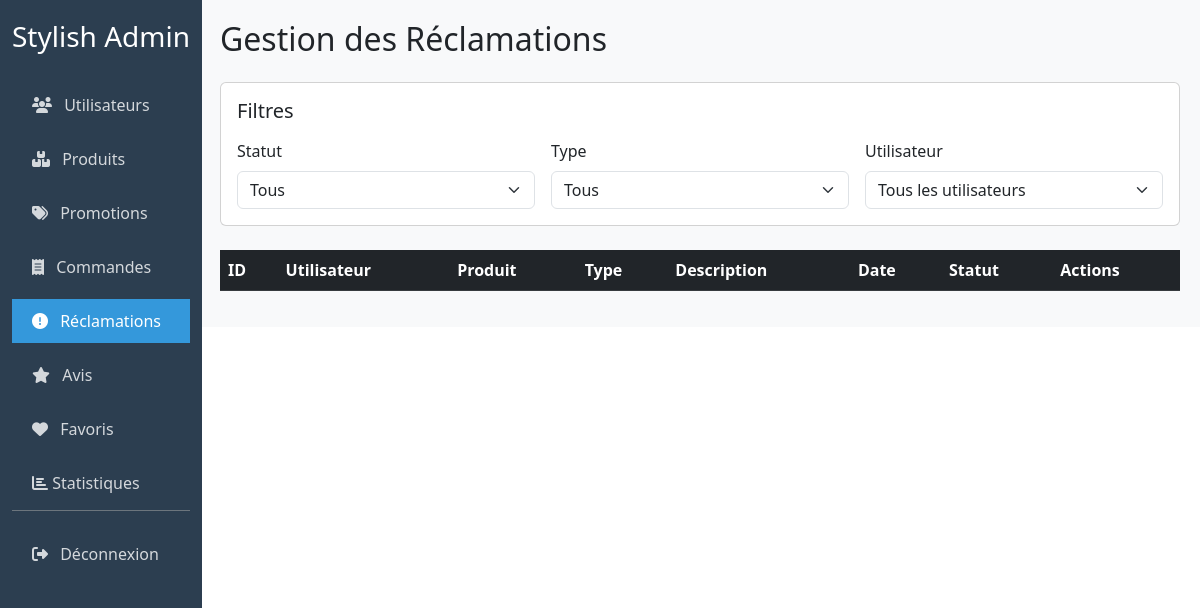
The app's page /BO/reclamations.php (signed in), older data.
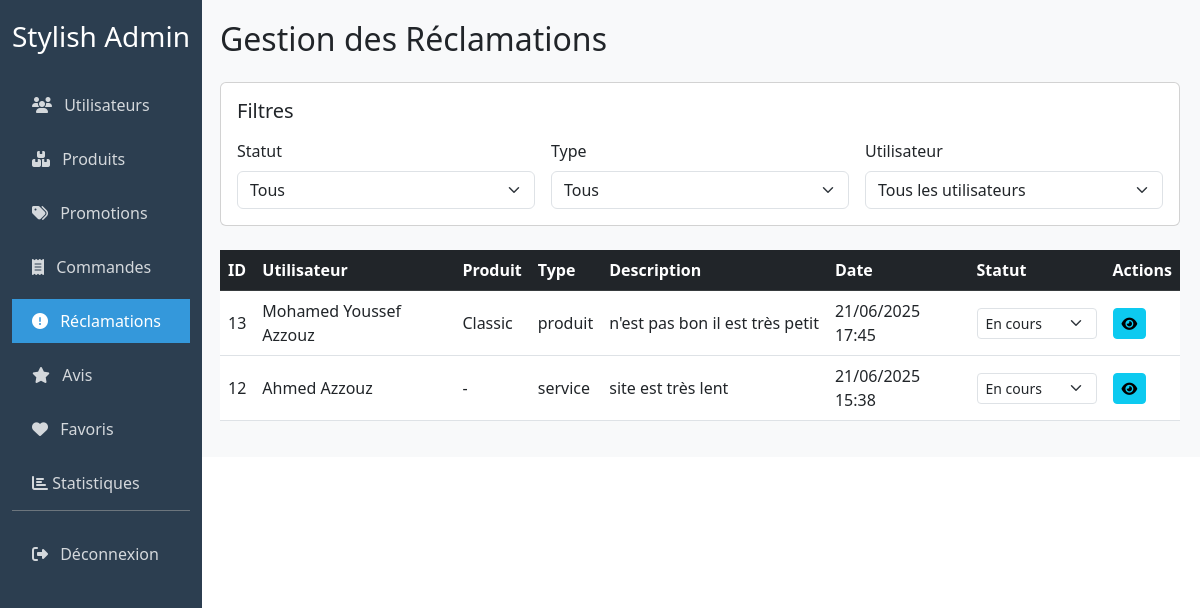
The same page, newer data.
### tables this page shows
CREATE TABLE `reclamation` (
  `id` int(11) NOT NULL,
  `id_user` int(5) NOT NULL,
  `id_produit` int(11) DEFAULT NULL,
  `type` enum('produit','livraison','service','paiement','autre') NOT NULL,
  `description` text NOT NULL,
  `date_creation` datetime NOT NULL DEFAULT current_timestamp(),
  `date_modification` datetime DEFAULT NULL ON UPDATE current_timestamp(),
  `statut` enum('nouveau','en cours','résolu') NOT NULL DEFAULT 'nouveau'
);

CREATE TABLE `produit` (
  `id` int(11) NOT NULL,
  `nom` varchar(255) NOT NULL,
  `marque` varchar(26) NOT NULL,
  `catégorie` enum('homme','femme','enfant') NOT NULL,
  `type` enum('running','casual') NOT NULL,
  `couleur` varchar(33) NOT NULL,
  `description` varchar(211) NOT NULL,
  `statut` enum('en stock','en promotion','rupture de stock') NOT NULL,
  `prix` float NOT NULL,
  `quantité` int(19) NOT NULL,
  `date_ajout` datetime NOT NULL,
  `date_modification` datetime DEFAULT NULL,
  `id_promotion` int(3) DEFAULT NULL
);

### BO/reclamations.php (the view, shortened to what this page needs)
<?php
$active_page = 'claims';
$host = 'localhost';
$dbname = 'stylish';
$username = 'root';
$password = '';
try {
    $pdo = new PDO("mysql:host=$host;dbname=$dbname", $username, $password);
    $pdo->setAttribute(PDO::ATTR_ERRMODE, PDO::ERRMODE_EXCEPTION);
    $pdo->exec("SET NAMES utf8");
} catch(PDOException $e) {
    die("Erreur de connexion : " . $e->getMessage());
}
$stmt = $pdo->query("
    SELECT
        r.id, r.description, r.date_creation, r.statut, r.type, r.id_user,
        CONCAT(u.prenom, ' ', u.nom) AS user_name,
        u.image AS user_image,
        u.email AS user_email,
        p.nom AS product_name
    FROM reclamation r
    JOIN user u ON r.id_user = u.id
    LEFT JOIN produit p ON r.id_produit = p.id
    ORDER BY r.date_creation DESC
");
$reclamations = $stmt->fetchAll(PDO::FETCH_ASSOC);
?>
<!DOCTYPE html>
<html lang="fr">
<head>
    <link href="https://cdn.jsdelivr.net/npm/bootstrap@5.3.0/dist/css/bootstrap.min.css" rel="stylesheet">
    <link rel="stylesheet" href="https://cdnjs.cloudflare.com/ajax/libs/font-awesome/6.4.0/css/all.min.css">
    <link rel="stylesheet" href="css/admin-style.css">
</head>
<body>
    <div class="container-fluid">
        <div class="row">
            <?php include 'sidebar.php'; ?>
            <div class="col-md-9 col-lg-10 main-content">
                <h2 class="mb-4">Gestion des Réclamations</h2>
                <div class="card mb-4">
                    <div class="card-body">
                        <h5 class="card-title mb-3">Filtres</h5>
                        <div class="row g-3">
                            <div class="col-md-4">
                                <label class="form-label">Statut</label>
                                <select class="form-select filter-select" id="statusFilter">
                                    <option value="">Tous</option>
                                </select>
                            </div>
                            <div class="col-md-4">
                                <label class="form-label">Type</label>
                                <select class="form-select filter-select" id="typeFilter">
                                    <option value="">Tous</option>
                                </select>
                            </div>
                            <div class="col-md-4">
                                <label class="form-label">Utilisateur</label>
                                <select class="form-select filter-select" id="userFilter">
                                    <option value="">Tous les utilisateurs</option>
                                </select>
                            </div>
                        </div>
                    </div>
                </div>
                <div class="table-responsive">
                    <table class="table table-hover">
                        <thead class="table-dark">
                            <tr>
                                <th>ID</th>
                                <th>Utilisateur</th>
                                <th>Produit</th>
                                <th>Type</th>
                                <th>Description</th>
                                <th>Date</th>
                                <th>Statut</th>
                                <th>Actions</th>
                            </tr>
                        </thead>
                        <tbody id="reclamationsTableBody">
                            <?php foreach ($reclamations as $r): ?>
                                <tr class="reclamation-row"
                                    data-status="<?php echo $r['statut']; ?>"
                                    data-type="<?php echo $r['type']; ?>"
                                    data-date="<?php echo date('Y-m-d', strtotime($r['date_creation'])); ?>"
                                    data-user-id="<?php echo $r['id_user']; ?>">
                                    <td><?php echo $r['id']; ?></td>
                                    <td><?php echo htmlspecialchars($r['user_name']); ?></td>
                                    <td><?php echo htmlspecialchars($r['product_name'] ?: '-'); ?></td>
                                    <td><?php echo htmlspecialchars($r['type']); ?></td>
                                    <td class="description-cell" title="<?php echo htmlspecialchars($r['description']); ?>">
                                        <?php echo htmlspecialchars($r['description']); ?>
                                    </td>
                                    <td><?php echo date('d/m/Y H:i', strtotime($r['date_creation'])); ?></td>
                                    <td>
                                        <select class="form-select form-select-sm status-select" onchange="updateStatus(<?php echo $r['id']; ?>, this.value)">
                                            <option value="en cours" <?php echo ($r['statut'] == 'en cours') ? 'selected' : ''; ?>>En cours</option>
                                        </select>
                                    </td>
                                    <td>
                                        <button class="btn btn-sm btn-info" onclick='showDetails(<?php echo json_encode($r, JSON_HEX_APOS | JSON_HEX_QUOT); ?>)'>
                                            <i class="fas fa-eye"></i>
                                        </button>
                                    </td>
                                </tr>
                            <?php endforeach; ?>
                        </tbody>
                    </table>
                </div>
            </div>
        </div>
    </div>
</body>
</html>

### BO/sidebar.php (shortened to what this page needs)
<div class="col-md-3 col-lg-2 sidebar">
    <h3 class="text-center mb-4">Stylish Admin</h3>
    <nav class="nav flex-column">
        <a class="nav-link <?php echo ($active_page == 'dashboard') ? 'active' : ''; ?>" href="dashboard.php"><i class="fas fa-users me-2"></i> Utilisateurs</a>
        <a class="nav-link <?php echo ($active_page == 'products') ? 'active' : ''; ?>" href="products.php"><i class="fas fa-boxes me-2"></i> Produits</a>
        <a class="nav-link <?php echo ($active_page == 'promotions') ? 'active' : ''; ?>" href="promotion.php"><i class="fas fa-tags me-2"></i> Promotions</a>
        <a class="nav-link <?php echo ($active_page == 'orders') ? 'active' : ''; ?>" href="commandes.php"><i class="fas fa-receipt me-2"></i> Commandes</a>
        <li class="nav-item">
            <a class="nav-link <?php echo ($active_page == 'claims') ? 'active' : ''; ?>" href="reclamations.php">
                <i class="fas fa-exclamation-circle me-2"></i> Réclamations
            </a>
        </li>
        <li class="nav-item">
            <a href="avis.php" class="nav-link <?php echo ($active_page == 'reviews') ? 'active' : ''; ?>">
                <i class="fas fa-star me-2"></i> Avis
            </a>
        </li>
        <a class="nav-link <?php echo ($active_page == 'favorites') ? 'active' : ''; ?>" href="favoris.php"><i class="fas fa-heart me-2"></i> Favoris</a>
        <li class="nav-item">
            <a class="nav-link <?php echo (strpos($active_page, '_stats') !== false) ? 'active' : ''; ?>" href="#statsSubmenu" data-bs-toggle="collapse" role="button" aria-expanded="<?php echo (strpos($active_page, '_stats') !== false) ? 'true' : 'false'; ?>" aria-controls="statsSubmenu">
                <i class="fas fa-chart-bar"></i> Statistiques
            </a>
        </li>
        <div class="mt-auto pt-3 border-top border-secondary">
            <a class="nav-link" href="logout.php"><i class="fas fa-sign-out-alt me-2"></i> Déconnexion</a>
        </div>
    </nav>
</div>

### BO/css/admin-style.css (style rules this page uses)
.sidebar { min-height: 100vh; background: #2c3e50; color: white; padding-top: 20px; position: fixed; width: inherit; max-width: inherit; overflow-y: auto; z-index: 1000; }
.sidebar .nav-link { color: rgba(255,255,255,.8); padding: 10px 20px; margin: 5px 0; }
.sidebar .nav-link.active { background: #3498db; color: white; }
.main-content { padding: 20px; background: #f8f9fa; margin-left: 16.666667%; }

### BO/reclamations.php (style rules this page uses)
.table th, .table td { vertical-align: middle; }
.description-cell { max-width: 250px; white-space: nowrap; overflow: hidden; text-overflow: ellipsis; }
.status-select { min-width: 120px; }

Row changes from the older to the newer data that the page shows:
added reclamation: id "13", user_name "Mohamed Youssef Azzouz", id_produit.nom "Classic", type "produit", description "n'est pas bon il est très petit", date_creation "21/06/2025 17:45", statut+id "En cours"
added reclamation: id "12", user_name "Ahmed Azzouz", product_name "-", type "service", description "site est très lent", date_creation "21/06/2025 15:38", statut+id "En cours"
